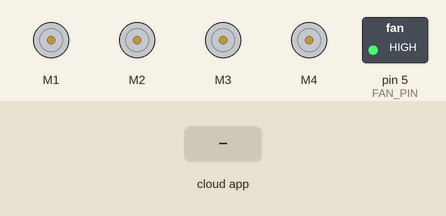
A sketch run on a simulated Arduino Uno, built with avr-gcc and run on an emulated ATmega328P. Parts: 4 × DC motor (green arrow = forward, orange = backward, longer = faster), switched loads named in the sketch (green lamp = pin HIGH). Inputs (shaded band) come from the test bench. The ROS host is connected and sends only what is stated; what the sketch prints to the serial monitor is not drawn.

Above: at 1.2 s.
1.3 s: the phone or cloud app sets linear.x to -100
At 2.2 s:
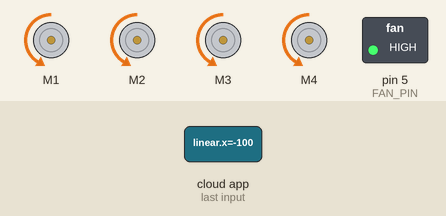
2.8 s: the phone or cloud app sets fan_enable to 1
At 3.3 s:
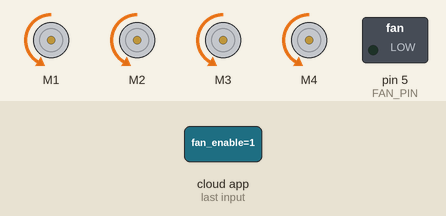
4.3 s: the phone or cloud app sets linear.x to 0
At 5.5 s:
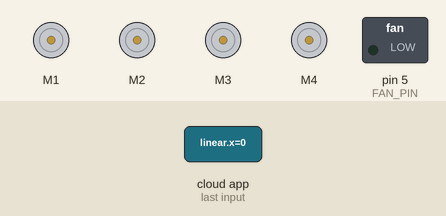
5.8 s: the phone or cloud app sets angular.z to -100
At 6.9 s:
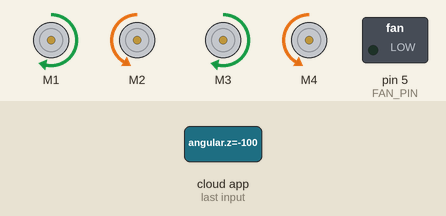
7.3 s: the phone or cloud app sets angular.z to 100
At 8.0 s:
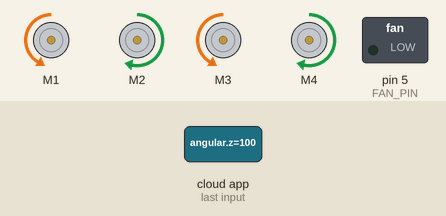
8.8 s: the phone or cloud app sets fan_enable to 0
At 9.1 s:
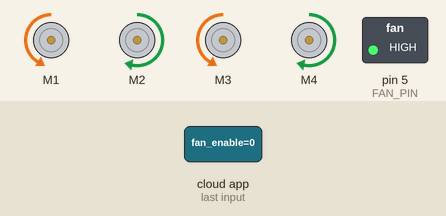
Timing chart, 0 to 11.3 s (numbered marks = the images above; inputs shaded):
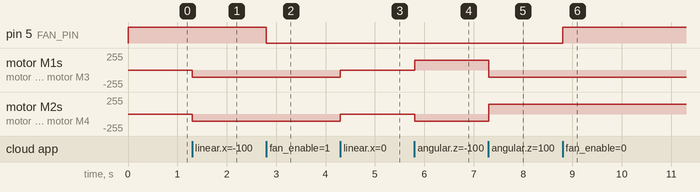

The sketch:

base_control.ino
```cpp
#include "mecanum.h"
#include "fan.h"
#include "ros_interface.h"

void setup() {
  Serial.begin(9600);

  Serial.println("Start init ...");

  MECANUM::Init();
  FAN::Init();
  ROS_INTERFACE::Init();
}

void loop() {
  if (ROS_INTERFACE::target_cmd_vel.linear.x == 0 && ROS_INTERFACE::target_cmd_vel.linear.y == 0 && ROS_INTERFACE::target_cmd_vel.angular.z == 0) {
    MECANUM::Stop();
  } else if (ROS_INTERFACE::target_cmd_vel.linear.x > 0 && ROS_INTERFACE::target_cmd_vel.linear.y == 0) {
    MECANUM::Forward();
  } else if (ROS_INTERFACE::target_cmd_vel.linear.x < 0 && ROS_INTERFACE::target_cmd_vel.linear.y == 0) {
    MECANUM::Backward();
  } else if (ROS_INTERFACE::target_cmd_vel.linear.x == 0 && ROS_INTERFACE::target_cmd_vel.linear.y > 0) {
    MECANUM::Left();
  } else if (ROS_INTERFACE::target_cmd_vel.linear.x == 0 && ROS_INTERFACE::target_cmd_vel.linear.y < 0) {
    MECANUM::Right();
  } else if (ROS_INTERFACE::target_cmd_vel.linear.x > 0 && ROS_INTERFACE::target_cmd_vel.linear.y > 0) {
    MECANUM::ForwardLeft();
  } else if (ROS_INTERFACE::target_cmd_vel.linear.x > 0 && ROS_INTERFACE::target_cmd_vel.linear.y < 0) {
    MECANUM::ForwardRight();
  } else if (ROS_INTERFACE::target_cmd_vel.linear.x < 0 && ROS_INTERFACE::target_cmd_vel.linear.y > 0) {
    MECANUM::BackwardLeft();
  } else if (ROS_INTERFACE::target_cmd_vel.linear.x < 0 && ROS_INTERFACE::target_cmd_vel.linear.y < 0) {
    MECANUM::BackwardRight();
  } else if (ROS_INTERFACE::target_cmd_vel.linear.x == 0 && ROS_INTERFACE::target_cmd_vel.linear.y == 0 && ROS_INTERFACE::target_cmd_vel.angular.z > 0) {
    MECANUM::RotationLeft();
  } else if (ROS_INTERFACE::target_cmd_vel.linear.x == 0 && ROS_INTERFACE::target_cmd_vel.linear.y == 0 && ROS_INTERFACE::target_cmd_vel.angular.z < 0) {
    MECANUM::RotationRight();
  } else {
    MECANUM::Stop();
  }

  if (ROS_INTERFACE::fan_enable.data == true) {
    FAN::Enable();
  } else {
    FAN::Disable();
  }

  ROS_INTERFACE::Update();
}
```

encoder.h
```cpp
#ifndef __ENCODER_H__
#define __ENCODER_H__

#define ENCODER_FREQUENCY 10 // Hz

#define MOTOR1_ENCODER_PIN 2
#define MOTOR2_ENCODER_PIN 3
#define MOTOR3_ENCODER_PIN 4
#define MOTOR4_ENCODER_PIN 5

namespace ENCODER {

extern double velocity[4];

void Init();
void ReadSpeed();

}

#endif
```

encoder.ino
```cpp
#include "encoder.h"

namespace ENCODER {

double velocity[4];
const unsigned long ENCODER_PERIOD = (1 / ENCODER_FREQUENCY) * 1000;  // ms
unsigned long time = 0, last_time = 0;
unsigned long time_interval = 0;
unsigned long count = 0;

void ENCODER_1() {
  count++;
}

void Init() {
  attachInterrupt(digitalPinToInterrupt(MOTOR1_ENCODER_PIN), ENCODER_1, RISING);
  time = last_time = millis();
}

void ReadSpeed() {
  time = millis();
  time_interval = abs(time - last_time);
  if (time_interval >= 100) {
    velocity[0] = count;
    count = 0;

    // Serial.print(time_interval);
    // Serial.print(" ");
    // Serial.print(velocity[0]);
    // Serial.print(" ");

    velocity[0] = ((double)velocity[0] / time_interval * 1000) / 18.0;

    last_time = time;
  }
}

}
```

fan.h
```cpp
#ifndef __FAN_H__
#define __FAN_H__

#define FAN_PIN 5

namespace FAN {

void Init();
void Enable();
void Disable();

}

#endif
```

fan.ino
```cpp
#include "fan.h"

namespace FAN {

void Init() {
  pinMode(FAN_PIN, OUTPUT);
  Disable();
}

void Enable() {
  digitalWrite(FAN_PIN, LOW);
}

void Disable() {
  digitalWrite(FAN_PIN, HIGH);
}

}
```

mecanum.h
```cpp
#ifndef __MECANUM_H__
#define __MECANUM_H__

#include "motor_control.h"
#include "encoder.h"
#include "ros_interface.h"

namespace MECANUM {

void Init();
void SetVel(geometry_msgs::Twist);
geometry_msgs::Twist GetVel();

void Forward();
void Backward();
void Left();
void Right();
void ForwardLeft();
void ForwardRight();
void BackwardLeft();
void BackwardRight();
void RotationRight();
void RotationLeft();
void Stop();

}

#endif
```

mecanum.ino
```cpp
#include "mecanum.h"

namespace MECANUM {

void Init() {
  MOTOR::Init();
}

void SetVel(geometry_msgs::Twist) {
}

geometry_msgs::Twist GetVel() {
}

void Forward() {
  MOTOR::SetSpeed(150, 150, 150, 150);
}

void Backward() {
  MOTOR::SetSpeed(-150, -150, -150, -150);
}

void Left() {
  MOTOR::SetSpeed(-150, 150, 150, -150);
}

void Right() {
  MOTOR::SetSpeed(150, -150, -150, 150);
}

void ForwardLeft() {
  MOTOR::SetSpeed(0, 150, 150, 0);
}

void ForwardRight() {
  MOTOR::SetSpeed(150, 0, 0, 150);
}

void BackwardLeft() {
  MOTOR::SetSpeed(-150, 0, 0, -150);
}

void BackwardRight() {
  MOTOR::SetSpeed(0, -150, -150, 0);
}

void RotationRight() {
  MOTOR::SetSpeed(150, -150, 150, -150);
}

void RotationLeft() {
  MOTOR::SetSpeed(-150, 150, -150, 150);
}

void Stop() {
  MOTOR::SetSpeed(0, 0, 0, 0);
}

}
```

motor_control.h
```cpp
#ifndef __MOTOR_CONTROL_H__
#define __MOTOR_CONTROL_H__

#include <Adafruit_MotorShield.h>

/*

  Motor number ( Top view )
       X
   0 +---+ 1
     |   |
  Y  |   |
     |   |
   2 +---+ 3

*/

#define WHEEL_RADIUS 0.02
#define WHEEL_CIRCUMFERENCE (2 * 3.14159 * WHEEL_RADIUS)

namespace MOTOR {

// extern Adafruit_DCMotor *motor[4];

void Init();
void SetSpeed(int PWM_0, int PWM_1, int PWM_2, int PWM_3);

}

#endif
```

motor_control.ino
```cpp
#include "motor_control.h"

namespace MOTOR {

Adafruit_MotorShield AFMS = Adafruit_MotorShield();
Adafruit_DCMotor *motor[4] = { nullptr };

void Init() {
  Serial.println("Init Motor Shield ...");

  if (!AFMS.begin()) {
    Serial.println("Could not find Motor Shield. Check wiring.");
    Serial.println("Please reset the arduino ...");
    while (true) {}
  }

  for (int i = 0; i < 4; i++) {
    motor[i] = AFMS.getMotor(i + 1);
  }
  SetSpeed(0, 0, 0, 0);

  Serial.println("Done.");
}

void SetSpeed(int PWM_0, int PWM_1, int PWM_2, int PWM_3) {
  motor[0]->run((PWM_0 > 0) ? FORWARD : ((PWM_0 < 0) ? BACKWARD : RELEASE));
  motor[0]->setSpeed(PWM_0);

  motor[1]->run((PWM_1 > 0) ? FORWARD : ((PWM_1 < 0) ? BACKWARD : RELEASE));
  motor[1]->setSpeed(PWM_1);

  motor[2]->run((PWM_2 > 0) ? FORWARD : ((PWM_2 < 0) ? BACKWARD : RELEASE));
  motor[2]->setSpeed(PWM_2);

  motor[3]->run((PWM_3 > 0) ? FORWARD : ((PWM_3 < 0) ? BACKWARD : RELEASE));
  motor[3]->setSpeed(PWM_3);
}

}
```

ros_interface.h
```cpp
#ifndef __ROS_INTERFACE_H__
#define __ROS_INTERFACE_H__

#include <ros.h>
#include <geometry_msgs/Twist.h>
#include <std_msgs/Bool.h>

namespace ROS_INTERFACE {

extern geometry_msgs::Twist target_cmd_vel;
extern std_msgs::Bool fan_enable;

void Init();
void Update();

void Cmd_Vel_Callback(const geometry_msgs::Twist &msg);
void Fan_Enable_Callback(const std_msgs::Bool &msg);

}

#endif
```

ros_interface.ino
```cpp
#include "ros_interface.h"

namespace ROS_INTERFACE {

ros::NodeHandle nh;

geometry_msgs::Twist target_cmd_vel;
ros::Subscriber<geometry_msgs::Twist> cmd_vel_sub("cmd_vel", &Cmd_Vel_Callback);

std_msgs::Bool fan_enable;
ros::Subscriber<std_msgs::Bool> fan_enable_sub("fan_enable", &Fan_Enable_Callback);

void Init() {
  nh.initNode();
  nh.subscribe(cmd_vel_sub);
  nh.subscribe(fan_enable_sub);
}

void Update() {
  nh.spinOnce();
}

void Cmd_Vel_Callback(const geometry_msgs::Twist &msg) {
  target_cmd_vel = msg;
}

void Fan_Enable_Callback(const std_msgs::Bool &msg) {
  fan_enable = msg;
}

}
```

Measured:
- after the input at 1.3 s, motor M1–4: stopped → backward 106/255 at once
- after the input at 2.8 s, pin 5 (FAN_PIN): HIGH → LOW at once
- after the input at 4.3 s, motor M1–4: backward 106/255 → stopped at once
- after the input at 5.8 s, motor M1, motor M3: stopped → forward 150/255 at once; motor M2, motor M4: stopped → backward 106/255 at once
- after the input at 7.3 s, motor M1, motor M3: forward 150/255 → backward 106/255 at once; motor M2, motor M4: backward 106/255 → forward 150/255 at once
- after the input at 8.8 s, pin 5 (FAN_PIN): LOW → HIGH at once
